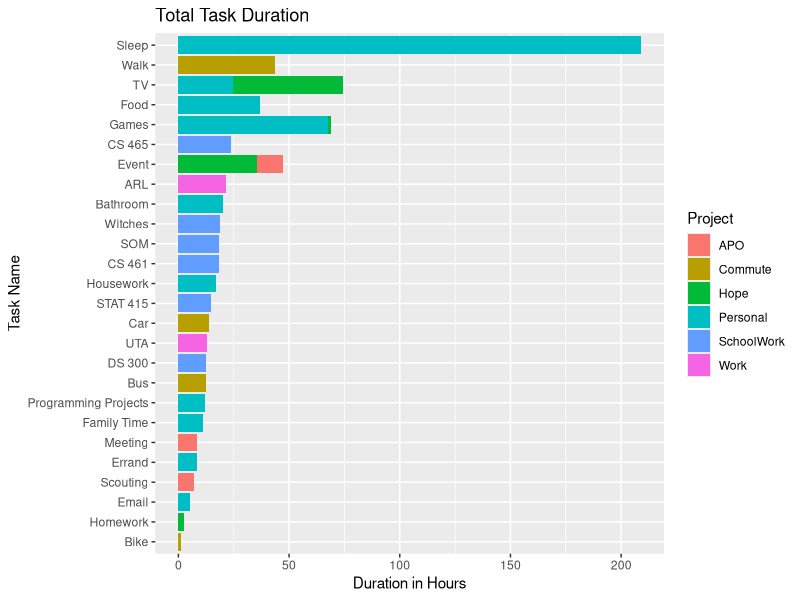
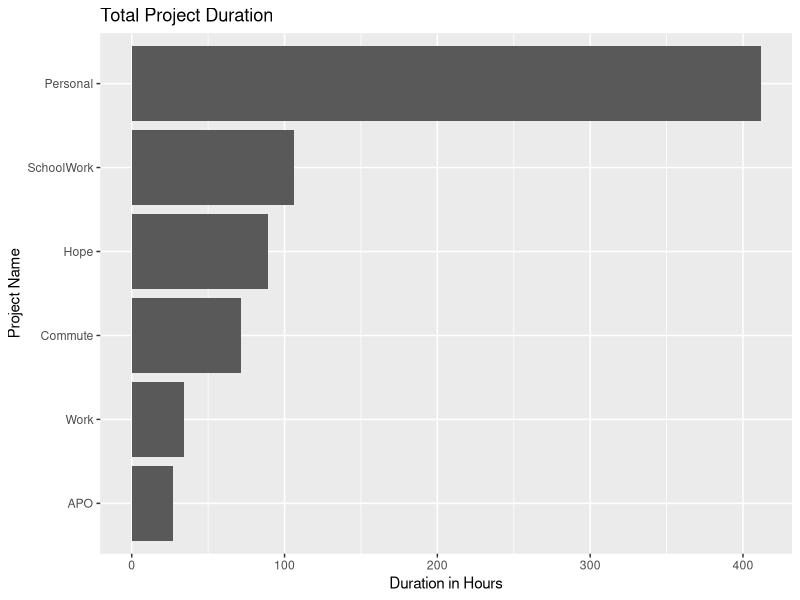

The R script that drew these images, in order: (Note: this script raises an error after producing the figures.)
## ---- chunk 1
# import packages
library(tidyverse)
library(data.table)
library(lubridate)
library(ggplot2)
## ---- chunk 2
time_table <- fread("./Data/time_data_11_14.csv")
## ---- chunk 3
str(time_table)
## ---- chunk 4
head(time_table, 10)
## ---- chunk 5
tail(time_table, 10)
## ---- chunk 6
time_table %>%
  group_by(Task, Project) %>%
  summarise(total_duration = sum(`Decimal Duration`)) %>%
  ggplot(aes(x=reorder(Task, total_duration),y=total_duration,fill=Project)) +
    geom_bar(stat='identity') +
    coord_flip() +
    xlab('Task Name') +
    ylab('Duration in Hours') +
    ggtitle('Total Task Duration')
## ---- chunk 7
time_table %>%
  group_by(Project) %>%
  summarise(total_duration = sum(`Decimal Duration`)) %>%
  ggplot(aes(x=reorder(Project, total_duration),y=total_duration)) +
    geom_bar(stat='identity') +
    coord_flip() +
    xlab('Project Name') +
    ylab('Duration in Hours') +
    ggtitle('Total Project Duration')
## ---- chunk 8
time_data <- time_table

time_data$Start <- ymd_hm(time_table$Start)
time_data$End <-ymd_hm(time_table$End)

time_data$StartHour <- hour(time_table$Start)
time_data$StartDay <- yday(time_table$Start)
time_data$StartWeekDay <- wday(time_table$Start, TRUE)
time_data$StartHourMinute <- minute(time_table$Start)
str(time_data)
## ---- chunk 9
time_data %>%
  ggplot(aes(x=StartDay, color=Task)) +
    geom_density() +
    facet_wrap(.~Project) +
    xlab('Day of Year') +
    ylab('Density') +
    ggtitle('Frequency of Project by Day')
## ---- chunk 10
time_data %>%
  ggplot(aes(x=StartHour, color=Task)) +
    geom_density() +
    facet_wrap(.~Project) +
    xlab('Hour of Day') +
    ylab('Density') +
    ggtitle('Frequency of Project by Hour')
## ---- chunk 11
time_data %>%
  filter(Project=="Personal") %>%
  ggplot(aes(x=StartHour, color=Task)) +
    geom_density() +
    xlab('Hour of Day') +
    ylab('Density') +
    ggtitle('Frequency of Project by Hour')
## ---- chunk 12
time_data$StartWeek <- week(time_table$Start)
## ---- chunk 13
working_data <- time_data %>%
  filter(Project %in% c("SchoolWork","Work")) %>%
  group_by(StartWeek) %>%
  summarise(totalHours=sum(`Decimal Duration`))
## ---- chunk 14
working_data

mean(working_data$totalHours)
## ---- chunk 15
time_data %>%
  filter(Project %in% c("SchoolWork","Work")) %>%
  group_by(StartWeekDay) %>%
  summarise(totalHours=mean(`Decimal Duration`)) %>%
  ggplot(aes(x=StartWeekDay,y=totalHours)) +
  geom_point()
